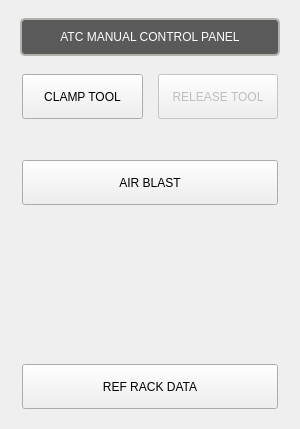
<?xml version="1.0" encoding="UTF-8"?>
<ui version="4.0">
 <class>USER_ATC_BUTTONS</class>
 <widget class="QWidget" name="USER_ATC_BUTTONS">
  <property name="geometry">
   <rect>
    <x>0</x>
    <y>0</y>
    <width>300</width>
    <height>429</height>
   </rect>
  </property>
  <property name="sizePolicy">
   <sizepolicy hsizetype="Preferred" vsizetype="Preferred">
    <horstretch>0</horstretch>
    <verstretch>0</verstretch>
   </sizepolicy>
  </property>
  <property name="windowTitle">
   <string>User Atc Buttons</string>
  </property>
  <property name="layoutDirection">
   <enum>Qt::LeftToRight</enum>
  </property>
  <layout class="QVBoxLayout" name="verticalLayout">
   <property name="spacing">
    <number>0</number>
   </property>
   <property name="leftMargin">
    <number>0</number>
   </property>
   <property name="topMargin">
    <number>0</number>
   </property>
   <property name="rightMargin">
    <number>0</number>
   </property>
   <property name="bottomMargin">
    <number>0</number>
   </property>
   <item>
    <widget class="QFrame" name="frame_64">
     <property name="sizePolicy">
      <sizepolicy hsizetype="Preferred" vsizetype="Preferred">
       <horstretch>0</horstretch>
       <verstretch>0</verstretch>
      </sizepolicy>
     </property>
     <property name="maximumSize">
      <size>
       <width>300</width>
       <height>16777215</height>
      </size>
     </property>
     <property name="styleSheet">
      <string notr="true"/>
     </property>
     <layout class="QVBoxLayout" name="verticalLayout_66">
      <property name="spacing">
       <number>16</number>
      </property>
      <property name="leftMargin">
       <number>20</number>
      </property>
      <property name="topMargin">
       <number>18</number>
      </property>
      <property name="rightMargin">
       <number>20</number>
      </property>
      <property name="bottomMargin">
       <number>18</number>
      </property>
      <item>
       <widget class="QLabel" name="work_column_header_8">
        <property name="enabled">
         <bool>true</bool>
        </property>
        <property name="sizePolicy">
         <sizepolicy hsizetype="Preferred" vsizetype="Fixed">
          <horstretch>0</horstretch>
          <verstretch>0</verstretch>
         </sizepolicy>
        </property>
        <property name="minimumSize">
         <size>
          <width>0</width>
          <height>38</height>
         </size>
        </property>
        <property name="maximumSize">
         <size>
          <width>16777215</width>
          <height>38</height>
         </size>
        </property>
        <property name="styleSheet">
         <string notr="true">QLabel{
    border-style: solid;
    border-color: rgb(176, 179, 172);
    border-width: 2px;
    border-radius: 5px;
    color: white;
    background: rgb(90, 90, 90);
	font: 16pt &quot;Bebas Kai&quot;;
}</string>
        </property>
        <property name="frameShape">
         <enum>QFrame::NoFrame</enum>
        </property>
        <property name="text">
         <string>ATC MANUAL CONTROL PANEL</string>
        </property>
        <property name="alignment">
         <set>Qt::AlignCenter</set>
        </property>
        <property name="wordWrap">
         <bool>true</bool>
        </property>
        <property name="indent">
         <number>0</number>
        </property>
       </widget>
      </item>
      <item>
       <layout class="QHBoxLayout" name="horizontalLayout_117" stretch="0,0">
        <property name="spacing">
         <number>15</number>
        </property>
        <property name="leftMargin">
         <number>2</number>
        </property>
        <property name="topMargin">
         <number>2</number>
        </property>
        <property name="rightMargin">
         <number>2</number>
        </property>
        <property name="bottomMargin">
         <number>2</number>
        </property>
        <item>
         <widget class="SubCallButton" name="clamp_tool_button">
          <property name="sizePolicy">
           <sizepolicy hsizetype="Preferred" vsizetype="Fixed">
            <horstretch>1</horstretch>
            <verstretch>0</verstretch>
           </sizepolicy>
          </property>
          <property name="minimumSize">
           <size>
            <width>120</width>
            <height>45</height>
           </size>
          </property>
          <property name="maximumSize">
           <size>
            <width>16777215</width>
            <height>45</height>
           </size>
          </property>
          <property name="styleSheet">
           <string notr="true">SubCallButton {
    color: white;
    border-color: black;
    border-style: solid;
    border-radius: 5px;
    border-width: 2px;
    background: qlineargradient(spread:pad, x1:0, y1:1, x2:0, y2:0, stop:0 rgba(213, 218, 216, 255), stop:0.169312 rgba(82, 82, 83, 255), stop:0.328042 rgba(72, 70, 73, 255), stop:0.492063 rgba(78, 77, 79, 255), stop:0.703704 rgba(72, 70, 73, 255), stop:0.86 rgba(82, 82, 83, 255), stop:1 rgba(213, 218, 216, 255));
    font-family: &quot;Bebas Kai&quot;;
    font-size: 15pt;
}

SubCallButton:disabled {
    border-color: gray;
}

SubCallButton:hover {
    background:  qlineargradient(x1: 0, y1: 0, x2: 0, y2: 1, stop: 0 #A19E9E, stop: 1.0 #5C5959);
}

SubCallButton:pressed {
    background:  qlineargradient(spread:pad, x1:0, y1:0, x2:0, y2:1, stop:0 rgba(85, 85, 238, 255), stop:0.544974 rgba(90, 91, 239, 255), stop:1 rgba(126, 135, 243, 255));
}
</string>
          </property>
          <property name="text">
           <string>CLAMP TOOL</string>
          </property>
          <property name="filename" stdset="0">
           <string>clamptool.ngc</string>
          </property>
         </widget>
        </item>
        <item>
         <widget class="SubCallButton" name="release_tool_button">
          <property name="enabled">
           <bool>false</bool>
          </property>
          <property name="sizePolicy">
           <sizepolicy hsizetype="Preferred" vsizetype="Fixed">
            <horstretch>1</horstretch>
            <verstretch>0</verstretch>
           </sizepolicy>
          </property>
          <property name="minimumSize">
           <size>
            <width>120</width>
            <height>45</height>
           </size>
          </property>
          <property name="maximumSize">
           <size>
            <width>16777215</width>
            <height>45</height>
           </size>
          </property>
          <property name="baseSize">
           <size>
            <width>0</width>
            <height>0</height>
           </size>
          </property>
          <property name="styleSheet">
           <string notr="true">SubCallButton {
    color: white;
    border-color: black;
    border-style: solid;
    border-radius: 5px;
    border-width: 2px;
    background: qlineargradient(spread:pad, x1:0, y1:1, x2:0, y2:0, stop:0 rgba(213, 218, 216, 255), stop:0.169312 rgba(82, 82, 83, 255), stop:0.328042 rgba(72, 70, 73, 255), stop:0.492063 rgba(78, 77, 79, 255), stop:0.703704 rgba(72, 70, 73, 255), stop:0.86 rgba(82, 82, 83, 255), stop:1 rgba(213, 218, 216, 255));
    font-family: &quot;Bebas Kai&quot;;
    font-size: 15pt;
}

SubCallButton:disabled {
    border-color: gray;
}

SubCallButton:hover {
    background:  qlineargradient(x1: 0, y1: 0, x2: 0, y2: 1, stop: 0 #A19E9E, stop: 1.0 #5C5959);
}

SubCallButton:pressed {
    background:  qlineargradient(spread:pad, x1:0, y1:0, x2:0, y2:1, stop:0 rgba(85, 85, 238, 255), stop:0.544974 rgba(90, 91, 239, 255), stop:1 rgba(126, 135, 243, 255));
}
</string>
          </property>
          <property name="text">
           <string>RELEASE TOOL</string>
          </property>
          <property name="rules" stdset="0">
           <string>[{&quot;name&quot;: &quot;spindle safety&quot;, &quot;property&quot;: &quot;Enable&quot;, &quot;expression&quot;: &quot;not ch[0]&quot;, &quot;channels&quot;: [{&quot;url&quot;: &quot;status:spindle.0.enabled&quot;, &quot;trigger&quot;: true}]}]</string>
          </property>
          <property name="filename" stdset="0">
           <string>unclamptool.ngc</string>
          </property>
         </widget>
        </item>
       </layout>
      </item>
      <item>
       <widget class="QWidget" name="widget_10" native="true">
        <widget class="QWidget" name="layoutWidget">
         <property name="geometry">
          <rect>
           <x>0</x>
           <y>0</y>
           <width>260</width>
           <height>94</height>
          </rect>
         </property>
         <layout class="QHBoxLayout" name="horizontalLayout_119" stretch="0">
          <property name="spacing">
           <number>15</number>
          </property>
          <property name="sizeConstraint">
           <enum>QLayout::SetDefaultConstraint</enum>
          </property>
          <property name="leftMargin">
           <number>2</number>
          </property>
          <property name="topMargin">
           <number>0</number>
          </property>
          <property name="rightMargin">
           <number>2</number>
          </property>
          <property name="bottomMargin">
           <number>2</number>
          </property>
          <item>
           <widget class="MDIButton" name="reference_carousel_3">
            <property name="sizePolicy">
             <sizepolicy hsizetype="Preferred" vsizetype="Fixed">
              <horstretch>1</horstretch>
              <verstretch>0</verstretch>
             </sizepolicy>
            </property>
            <property name="minimumSize">
             <size>
              <width>120</width>
              <height>45</height>
             </size>
            </property>
            <property name="maximumSize">
             <size>
              <width>16777215</width>
              <height>45</height>
             </size>
            </property>
            <property name="baseSize">
             <size>
              <width>0</width>
              <height>0</height>
             </size>
            </property>
            <property name="focusPolicy">
             <enum>Qt::NoFocus</enum>
            </property>
            <property name="toolTip">
             <string>M13 User Defined Macro Call from Subroutine Folder</string>
            </property>
            <property name="styleSheet">
             <string notr="true">MDIButton {
    font: 15pt &quot;Bebas Kai&quot;;
}</string>
            </property>
            <property name="text">
             <string>AIR BLAST</string>
            </property>
            <property name="iconSize">
             <size>
              <width>20</width>
              <height>20</height>
             </size>
            </property>
            <property name="MDICommand" stdset="0">
             <string>M13</string>
            </property>
           </widget>
          </item>
         </layout>
        </widget>
       </widget>
      </item>
      <item>
       <layout class="QHBoxLayout" name="horizontalLayout_159">
        <property name="spacing">
         <number>15</number>
        </property>
        <property name="leftMargin">
         <number>2</number>
        </property>
        <property name="topMargin">
         <number>2</number>
        </property>
        <property name="rightMargin">
         <number>2</number>
        </property>
        <property name="bottomMargin">
         <number>2</number>
        </property>
        <item>
         <widget class="MDIButton" name="reference_carousel_2">
          <property name="sizePolicy">
           <sizepolicy hsizetype="Preferred" vsizetype="Fixed">
            <horstretch>1</horstretch>
            <verstretch>0</verstretch>
           </sizepolicy>
          </property>
          <property name="minimumSize">
           <size>
            <width>125</width>
            <height>45</height>
           </size>
          </property>
          <property name="maximumSize">
           <size>
            <width>16777215</width>
            <height>45</height>
           </size>
          </property>
          <property name="focusPolicy">
           <enum>Qt::NoFocus</enum>
          </property>
          <property name="toolTip">
           <string>M13 User Defined Macro Call from Subroutine Folder</string>
          </property>
          <property name="styleSheet">
           <string notr="true">MDIButton {
    font: 15pt &quot;Bebas Kai&quot;;
}</string>
          </property>
          <property name="text">
           <string>REF RACK DATA</string>
          </property>
          <property name="iconSize">
           <size>
            <width>20</width>
            <height>20</height>
           </size>
          </property>
          <property name="MDICommand" stdset="0">
           <string>M13</string>
          </property>
         </widget>
        </item>
       </layout>
      </item>
     </layout>
    </widget>
   </item>
  </layout>
 </widget>
 <customwidgets>
  <customwidget>
   <class>SubCallButton</class>
   <extends>QPushButton</extends>
   <header>qtpyvcp.widgets.button_widgets.subcall_button</header>
  </customwidget>
  <customwidget>
   <class>MDIButton</class>
   <extends>QPushButton</extends>
   <header>qtpyvcp.widgets.button_widgets.mdi_button</header>
  </customwidget>
 </customwidgets>
 <resources/>
 <connections/>
</ui>
